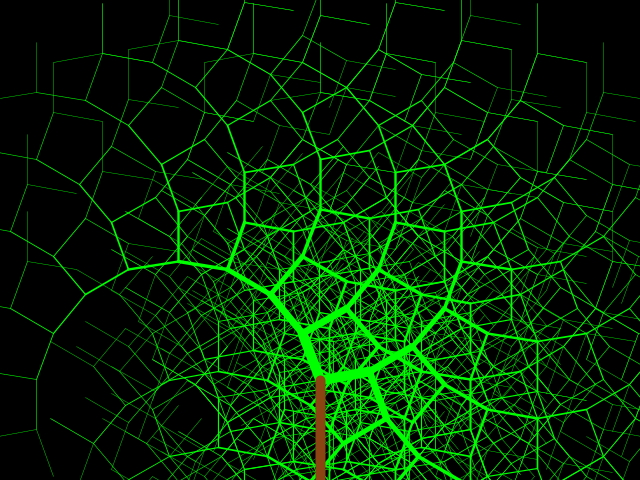
Frame 1 (no input)
Frame 60 (the mouse pressed at the canvas centre just before this capture): identical to frame 1, image omitted
Frame 120 (the mouse held since frame 60 and released just before this capture): identical to frame 1, image omitted

The Processing sketch that drew this single still picture (run headless with seeded random() and noise(); from frame 60 on, the mouse is pressed at the canvas centre):

// Processing sketch: FractalTree
// ── FractalTree.pde
private float branchLength = 50;    // base branch length
private float k1 = .65;             // factor of left branch
private float k2 = .65;            // factor of left branch
private float fractionLength = 0.95; // branch length reduction factor
private int smallestBranch = 20;    // length of the smallest allowed branch
private float lineWidth = 10;       // initial width of branches
private float leftAngle = 20;       // degrees left
private float rightAngle = 80;      // degrees right
private boolean play = false;       // start with animation off

public void setup() {
  //fullScreen();
  size(640, 480);
}

public void draw() {
  background(0);
  drawBranches(320.0, 380.0, k1*branchLength, k2*branchLength, 3 * (float) Math.PI/2, lineWidth);
  strokeWeight(lineWidth);
  stroke(139, 69, 19);
  line(320, 480, 320, 380);
  animate();
}
// Recursively draw branches
public void drawBranches(float x, float y, float branchLength1, float branchLength2, float angle, float lineWidth) {
  float angle1 = angle - radians(leftAngle);  // left
  float angle2 = angle + radians(rightAngle); // right
  branchLength1 *= fractionLength;
  branchLength2 *= fractionLength;
  float endX1 = x + branchLength*cos(angle1);
  float endY1 = y + branchLength*sin(angle1);
  float endX2 = x + branchLength*cos(angle2);
  float endY2 = y + branchLength*sin(angle2);
  strokeWeight(lineWidth);
  stroke(0, 255, 0);
  line(x, y, endX1, endY1);
  line(x, y, endX2, endY2);
  lineWidth *= 0.7;
  if (branchLength1 > smallestBranch) drawBranches(endX1, endY1, branchLength1, branchLength2, angle - radians(leftAngle), lineWidth);
  if (branchLength2 > smallestBranch) drawBranches(endX2, endY2, branchLength1, branchLength2, angle + radians(rightAngle), lineWidth);
}
// Increase branch length and increase angle measures for animation
public void animate() {
  if (smallestBranch > 15 && mousePressed && mouseButton == LEFT) smallestBranch--;  // increase density
  else if (smallestBranch < 100 && mousePressed && mouseButton == RIGHT) smallestBranch++; // decrease density
  if (play) {
    leftAngle += radians(180);
    rightAngle += radians(180);
  }
}
// Use SPACE to toggle animation
public void keyPressed() {
  if (key == ' ') play = !play;
}
